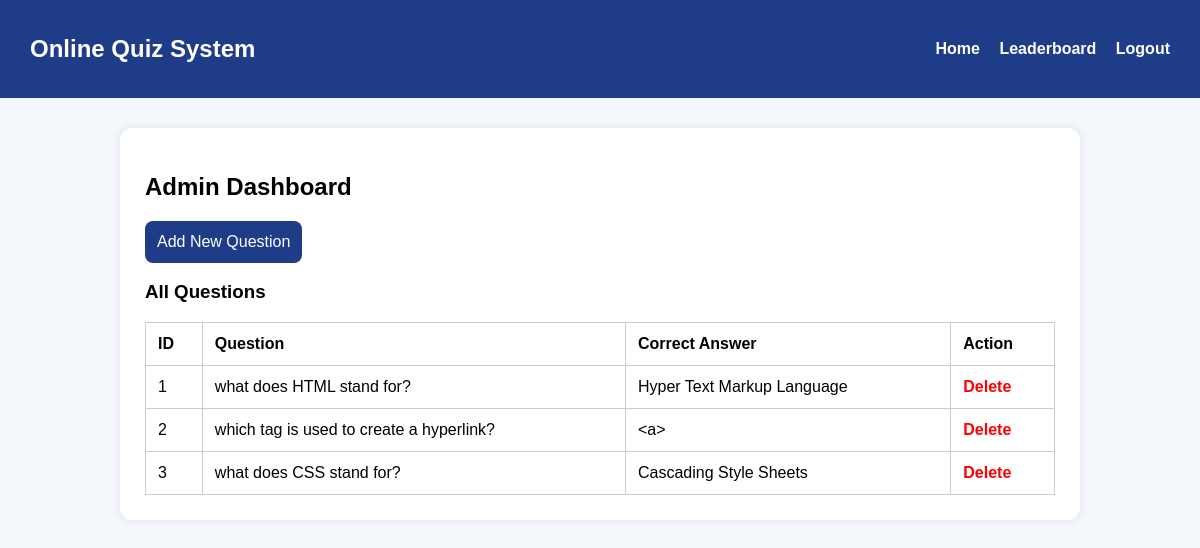
The page /admin (signed in) on the database its author committed.
### tables this page shows
CREATE TABLE questions (
            id INTEGER PRIMARY KEY AUTOINCREMENT,
            question TEXT NOT NULL,
            option1 TEXT NOT NULL,
            option2 TEXT NOT NULL,
            option3 TEXT NOT NULL,
            option4 TEXT NOT NULL,
            correct_answer TEXT NOT NULL
        );

### app.py (the view)
@app.route("/admin")
def admin_dashboard():
    if "role" not in session or session["role"] != "admin":
        return redirect(url_for("login"))
    conn = get_db_connection()
    questions = conn.execute("SELECT * FROM questions").fetchall()
    conn.close()
    return render_template("admin_dashboard.html", questions=questions)

### app.py (called while the page is built)
def get_db_connection():
    conn = sqlite3.connect("quiz.db")
    conn.row_factory = sqlite3.Row
    return conn

### templates/admin_dashboard.html
{% extends 'base.html' %}
{% block content %}
<div class="card">
    <h2>Admin Dashboard</h2>
    <a class="btn" href="{{ url_for('add_question') }}">Add New Question</a>
    <h3>All Questions</h3>
    <table>
        <tr>
            <th>ID</th>
            <th>Question</th>
            <th>Correct Answer</th>
            <th>Action</th>
        </tr>
        {% for q in questions %}
        <tr>
            <td>{{ q.id }}</td>
            <td>{{ q.question }}</td>
            <td>{{ q.correct_answer }}</td>
            <td>
                <a class="danger" href="{{ url_for('delete_question', q_id=q.id) }}">Delete</a>
            </td>
        </tr>
        {% endfor %}
    </table>
</div>
{% endblock %}

### static/style.css (style rules this page uses)
body { margin: 0; font-family: Arial, sans-serif; background: #f4f7fb; }
.card { background: white; padding: 25px; border-radius: 12px; box-shadow: 0 0 10px rgba(0,0,0,0.1); }
.btn { background: #1f3c88; color: white; border: none; padding: 12px; text-decoration: none; display: inline-block; border-radius: 8px; cursor: pointer; }
table { width: 100%; border-collapse: collapse; margin-top: 15px; }
table, th, td { border: 1px solid #ccc; }
th, td { padding: 12px; text-align: left; }
.danger { color: red; text-decoration: none; font-weight: bold; }

### rows shown on the page
questions: id "1", question "what does HTML stand for?", correct_answer "Hyper Text Markup Language"
questions: id "2", question "which tag is used to create a hyperlink?", correct_answer "<a>"
questions: id "3", question "what does CSS stand for?", correct_answer "Cascading Style Sheets"
